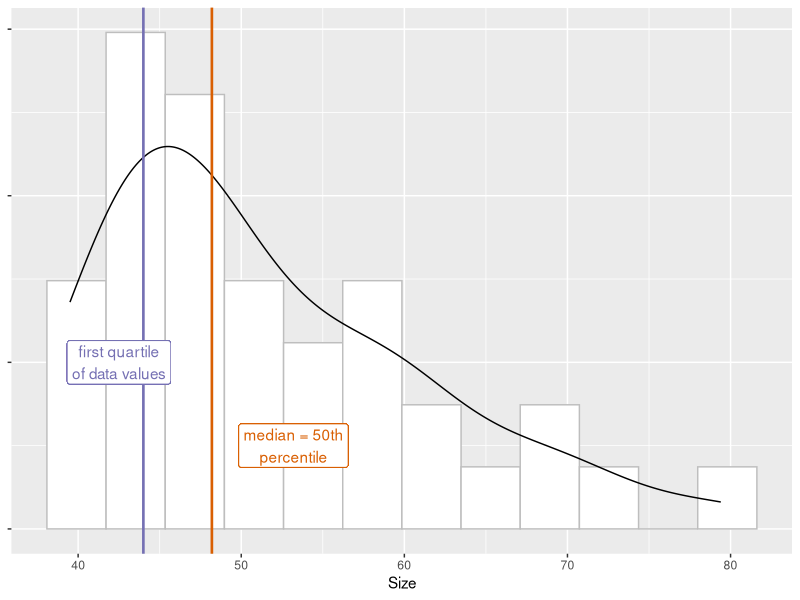

The R source for this figure:
library(tidyverse)
tumor_subset <- read_csv("../data/tumor_filtered.csv")

median_tumor_size <- tumor_subset %>% 
  filter(Day == 0) %>% 
  summarise(tumor_size = median(Size))

q1_size <- tumor_subset %>% 
  filter(Day == 0) %>% 
  summarise(q1 = quantile(Size, probs = .25))

quantile_plot <- ggplot(filter(tumor_subset, Day == 0), aes(Size)) + 
  geom_histogram(aes(y=..density..), colour="gray", fill="white", bins = 12) + 
  geom_density() + 
  geom_vline(xintercept = q1_size[["q1"]], color = "#7570b3", lwd = .9) + 
  geom_vline(xintercept = median_tumor_size[["tumor_size"]], color = "#d95f02", lwd = .9) + 
  geom_label(label = "first quartile\nof data values", x = q1_size[["q1"]] - 1.5, y = .02, color = "#7570b3") + 
  geom_label(label = "median = 50th\npercentile", x = median_tumor_size[["tumor_size"]] + 5, y = .01, color = "#d95f02") + 
  theme(axis.text.y = element_blank()) + 
  labs(y=NULL)

png("../fig/quantile-plot.png")
quantile_plot
dev.off()

